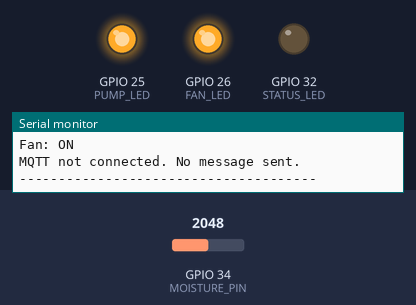
A sketch run on a simulated ESP32. On the bench: output pins drawn as LEDs (lit = HIGH), the last lines printed to the serial monitor. The inputs (shaded band) are chosen by the test bench; at power-on: GPIO 34 (MOISTURE_PIN) = 2048. WiFi joins after 1.5 s; servers stay silent unless stated; no MQTT or app messages arrive unless stated.

Above: at 2.2 s.
2.3 s: GPIO 34 (MOISTURE_PIN) set to 1563
5.2 s: GPIO 34 (MOISTURE_PIN) set to 1457
At 6.9 s:
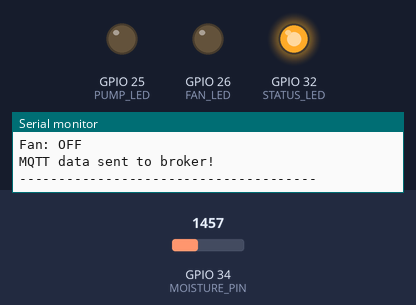
8.0 s: GPIO 34 (MOISTURE_PIN) set to 1952
10.8 s: GPIO 34 (MOISTURE_PIN) set to 2040
At 12.7 s:
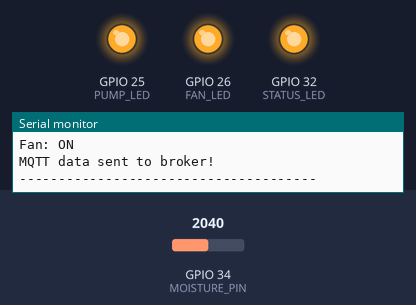
13.6 s: GPIO 34 (MOISTURE_PIN) set to 1228
At 15.4 s:
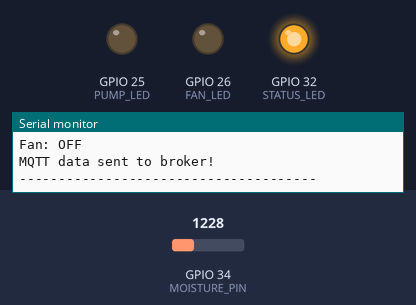
Timing chart, 0 to 16.9 s (numbered marks = the images above; inputs shaded):
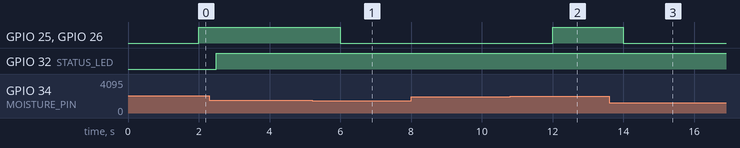

Measured:
- the behaviour switches between 1523 and 1522 on GPIO 34 (MOISTURE_PIN) (found by bisection; images 0 and 1)
- the behaviour switches between 2005 and 2006 on GPIO 34 (MOISTURE_PIN) (found by bisection; images 1 and 2)
- after the input at 5.2 s, GPIO 25 (PUMP_LED), GPIO 26 (FAN_LED): HIGH → LOW after 0.80 s
- after the input at 10.8 s, GPIO 25 (PUMP_LED), GPIO 26 (FAN_LED): LOW → HIGH after 1.2 s
- after the input at 13.6 s, GPIO 25 (PUMP_LED), GPIO 26 (FAN_LED): HIGH → LOW after 0.40 s

The sketch:

sketch_jun11.ino
```cpp
#include <WiFi.h>
#include <AsyncMqttClient.h>

const char* WIFI_SSID = "Abdou";
const char* WIFI_PASSWORD = "Taza$&@0610";
const char* MQTT_HOST = "172.20.10.14";
const uint16_t MQTT_PORT = 1883;

// --- PINS ---
const int MOISTURE_PIN = 34;
const int PUMP_LED = 25;
const int FAN_LED = 26;
const int STATUS_LED = 32;

// --- CALIBRATION & THRESHOLDS ---
const int DRY_VALUE = 3500;
const int WET_VALUE = 1200;
const int MOISTURE_LOW_THRESHOLD = 65;
const int MOISTURE_HIGH_THRESHOLD = 85;

AsyncMqttClient mqttClient;
unsigned long lastSensorReadTime = 0;
const unsigned long s_interval = 2000;
bool pumpState = false;
bool fanState = false; // keeps track of the ventilator status

void connectToWifi() {
  Serial.println("Connecting to Wi-Fi...");
  WiFi.begin(WIFI_SSID, WIFI_PASSWORD);
}

void connectToMqtt() {
  Serial.println("Connecting to Mosquitto MQTT Broker...");
  mqttClient.connect();
}

void WiFiEvent(WiFiEvent_t event) {
  switch(event) {
    case ARDUINO_EVENT_WIFI_STA_GOT_IP:
      Serial.print("Wi-Fi Connected! IP address: ");
      Serial.println(WiFi.localIP());
      digitalWrite(STATUS_LED, HIGH);
      connectToMqtt();
      break;
    case ARDUINO_EVENT_WIFI_STA_DISCONNECTED:
      Serial.println("Wi-Fi connection lost. Reconnecting...");
      digitalWrite(STATUS_LED, LOW);
      WiFi.begin(WIFI_SSID, WIFI_PASSWORD);
      break;
  }
}

void onMqttConnect(bool sessionPresent) {
  Serial.println("Successfully connected to Mosquitto MQTT Broker!");

}

void onMqttDisconnect(AsyncMqttClientDisconnectReason reason) {
  Serial.println("Disconnected from MQTT Broker.");
  if (WiFi.isConnected()) {
    connectToMqtt();
  }
}

void setup() {
  Serial.begin(115200);
  delay(1000);

  pinMode(PUMP_LED, OUTPUT);
  pinMode(FAN_LED, OUTPUT);
  pinMode(STATUS_LED, OUTPUT);
  pinMode(MOISTURE_PIN, INPUT);


// Start with everything off

  digitalWrite(PUMP_LED, LOW);
  digitalWrite(FAN_LED, LOW);
  digitalWrite(STATUS_LED, LOW);

  WiFi.onEvent(WiFiEvent);
  mqttClient.onConnect(onMqttConnect);
  mqttClient.onDisconnect(onMqttDisconnect);
  mqttClient.setServer(MQTT_HOST, MQTT_PORT);

  connectToWifi();
}

void loop() {
  unsigned long currentMillis = millis();

  if (currentMillis - lastSensorReadTime >= s_interval) {
    lastSensorReadTime = currentMillis;

    int rawAnalog = analogRead(MOISTURE_PIN);
    int moisturePercent = map(rawAnalog, DRY_VALUE, WET_VALUE, 0, 100);
    moisturePercent = constrain(moisturePercent, 0, 100);

    Serial.print("Raw Analog: ");
    Serial.print(rawAnalog);
    Serial.print(" -> Moisture Level: ");
    Serial.print(moisturePercent);
    Serial.println("%");

    // --- PUMP LOGIC ---

    if (moisturePercent < MOISTURE_LOW_THRESHOLD) {
      pumpState = true;
    } else if (moisturePercent > MOISTURE_HIGH_THRESHOLD) {
      pumpState = false;
    }

    // --- FAN LOGIC ---

    // The fan now runs automatically when the pump delivers water

    if (pumpState == true) {
      fanState = true;
    } else {
      fanState = false;
    }

    // --- LEDS PRECISION SYNCHRONIZED ---

    digitalWrite(PUMP_LED, pumpState ? HIGH : LOW);
    digitalWrite(FAN_LED, fanState ? HIGH : LOW);

    Serial.print("Pomp: "); Serial.println(pumpState ? "ON" : "OFF");
    Serial.print("Fan: ");  Serial.println(fanState ? "ON" : "OFF");

    // --- SEND MQTT MESSAGES ---

    if (mqttClient.connected()) {
      // Send the humidity as text
      String moistureStr = String(moisturePercent);
      mqttClient.publish("tun/sensor/fochtigens", 0, false, moistureStr.c_str());

      // Send the status of the devices

      mqttClient.publish("tun/status/pomp", 0, false, pumpState ? "ON" : "OFF");
      mqttClient.publish("tun/status/fan", 0, false, fanState ? "ON" : "OFF");

      Serial.println("MQTT data sent to broker!");
    } else {
      Serial.println("MQTT not connected. No message sent.");
    }

    Serial.println("--------------------------------------");
  }
}
```
